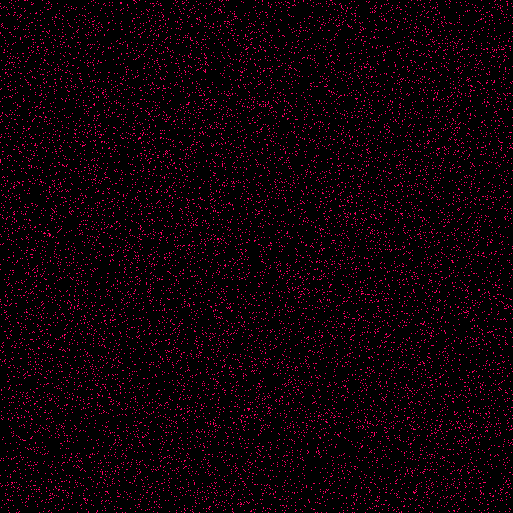
Frame 1 (no input)
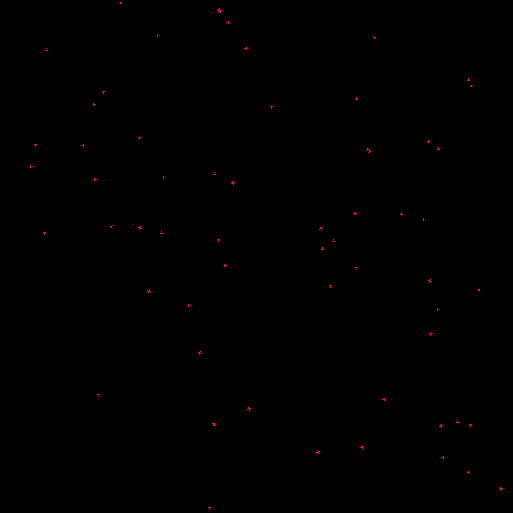
Frame 60 (the mouse pressed at the canvas centre just before this capture)
Frame 120 (the mouse held since frame 60 and released just before this capture): identical to frame 60, image omitted

The Processing sketch that drew these frames (run headless with seeded random() and noise(); from frame 60 on, the mouse is pressed at the canvas centre):

// Processing sketch: synchronic2DminmaxMoore
// ── synchronic2DminmaxMoore.pde
// "Min Max neighbors": Not too many neighbors, but not too few
// TWO-dimensional, SYNCHRONOUS, Moore, deterministic cellular automaton
//////////////////////////////////////////////////////////////////////////////
final int WorldSide=513;//How many cells do we want in one line?
final float Dens=0.06;//0.5 or so also posible
final int   MinN=3;//Minimal number of neighbors required
final int   MaxN=4;//Maximal number of neighbors required

int[][] WorldOld=new int[WorldSide][WorldSide];//We need two arrays for the old  
int[][] WorldNew=new int[WorldSide][WorldSide];//and new state of the simulation

void setup()
{
  size(513,513);    //square window
  frameRate(120);  
  noSmooth();
  
  for(int i=0;i<WorldSide;i++) //Initialisation
    for(int j=0;j<WorldSide;j++) 
      if(random(1.0)<Dens)
        WorldOld[i][j]=1;
}

void visualisation()
{
  for(int i=0;i<WorldSide;i++)
    for(int j=0;j<WorldSide;j++)
    {
      if(WorldOld[i][j]>0) stroke(255,0,100);
      else           stroke(0);
      point(j,i);//the horizontal dimension of the array is the SECOND index
    }
}

int t=0;
void draw()
{  
  visualisation();
  
  for(int i=0;i<WorldSide;i++)//Now the cellular automaton state change
  {
       //RULE - Not too many neighbors, but not too few
       int right = (i+1) % WorldSide;          
       int left  = (WorldSide+i-1) % WorldSide;
       
       for(int j=0;j<WorldSide;j++) 
       {
         int dw=(j+1) % WorldSide;   
         int up=(WorldSide+j-1) % WorldSide;
         
         int live = WorldOld[left][j]
                 +  WorldOld[right][j]
                 +  WorldOld[i][up]
                 +  WorldOld[i][dw]    
                 +  WorldOld[left][up]
                 +  WorldOld[right][up]
                 +  WorldOld[left][dw]
                 +  WorldOld[right][dw]            
                 ;
      
         WorldNew[i][j]=(MinN <= live && live <=MaxN ? 1:0 );//New state 
       }
   }
   
   //Swap the arrays
   int[][] WorldTmp=WorldOld;
   WorldOld=WorldNew;
   WorldNew=WorldTmp;
   
   t++;//The next generation/step/year
}

//https://github.com/borkowsk/bookProcessingEN/tree/main/08_2D_cellular/_synchronic/
